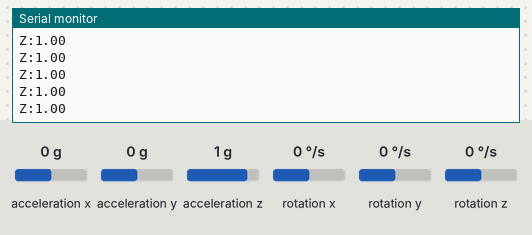
Bench run of a sketch on a simulated Arduino Uno, built with avr-gcc and run on an emulated ATmega328P. On the bench: the last lines printed to the serial monitor. The inputs (shaded band) are chosen by the test bench; at power-on: acceleration z 1 g, acceleration x 0 g, acceleration y 0 g, rotation x 0 °/s, rotation y 0 °/s, rotation z 0 °/s.

Above: at 1.2 s.
1.3 s: acceleration z set to -1.4 g
At 1.57 s:
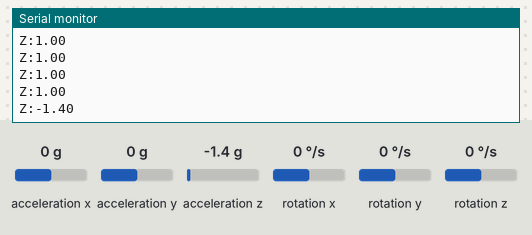
2.8 s: acceleration z set to -0.8 g
At 2.99 s:
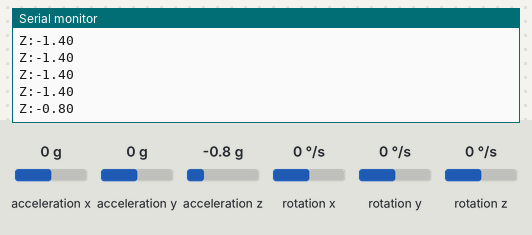
Timing chart, 0 to 5.8 s (numbered marks = the images above; inputs shaded):
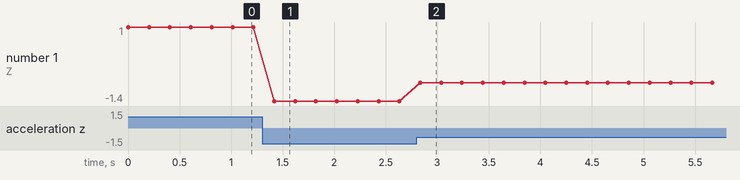

Measured:
- after the input at 1.3 s, the serial monitor: prints a new line after 0.12 s (image 1)
- after the input at 2.8 s, the serial monitor: prints a new line at once (image 2)
- plotted number 1: 1 → -1.4 after the input at 1.3 s, -1.4 → -0.8 after the input at 2.8 s

The sketch:

Phase1_MPU6050.ino
```cpp
// Phase 1 - MPU6050 Accelerometer Test

#include <Wire.h>
#include <MPU6050.h>

MPU6050 mpu;

void setup() {
  Serial.begin(9600);      // Start serial communication
  Wire.begin();            // Start I2C communication
  mpu.initialize();        // Initialize MPU6050
}

void loop() {
  int16_t ax, ay, az;

  // Read raw acceleration values
  mpu.getAcceleration(&ax, &ay, &az);

  // Convert raw z-axis value to "g" (gravity units)
  float z_g = az / 16384.0;

  // Output Z-axis acceleration
  Serial.print("Z:");
  Serial.println(z_g, 2);  // 2 decimal places

  delay(200);  // Wait a little before next read
}
```
